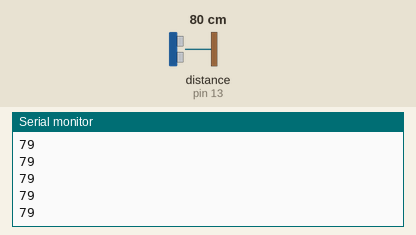
Recording of a sketch running on a simulated Arduino Uno, built with avr-gcc and run on an emulated ATmega328P. Shown: the last lines printed to the serial monitor. Wiring (inferred from the names in the program): ultrasonic range finder: trigger pin 12; echo pin 13. Inputs (shaded band) come from the test bench; at power-on: distance to the obstacle (sensor on pin 13) 80 cm. The echo pulse lasts 58.3 µs per cm.

Above: at 1.2 s.
1.3 s: distance to the obstacle (sensor on pin 13) set to 2 cm
At 1.9 s:
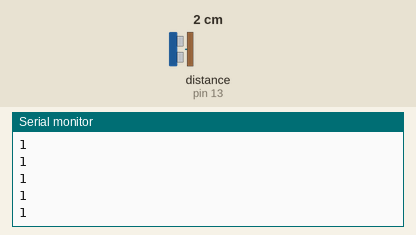
2.8 s: distance to the obstacle (sensor on pin 13) set to 4 cm
At 3.5 s:
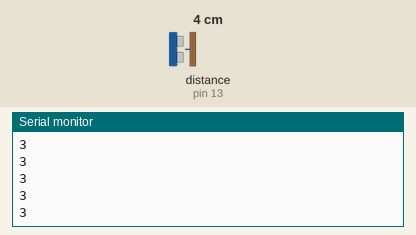
Timing chart, 0 to 5.8 s (numbered marks = the images above; inputs shaded):
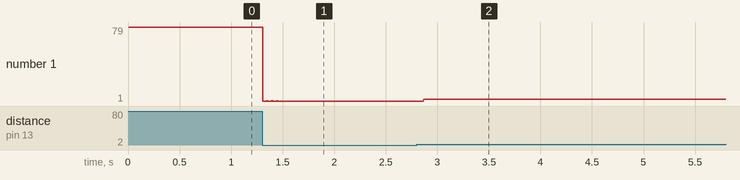

Measured:
- after the input at 1.3 s, the serial monitor: prints a new line at once (image 1)
- after the input at 2.8 s, the serial monitor: prints a new line after 0.07 s (image 2)
- plotted number 1: 79 → 1 after the input at 1.3 s, 1 → 3 after the input at 2.8 s

The sketch:

sketch_mar11a.ino
```cpp
const int trig = 12;
const int echo = 13;

int duration = 0;
int distance = 0;

void setup()
{
  pinMode(trig , OUTPUT);
  pinMode(echo , INPUT);

  Serial.begin(9600);
}

void loop()
{
  digitalWrite(trig , HIGH);
  delayMicroseconds(1000);
  digitalWrite(trig , LOW);

  duration = pulseIn(echo , HIGH);
  distance = (duration/2) / 29.1 ;
  Serial.println(distance);

}
```
